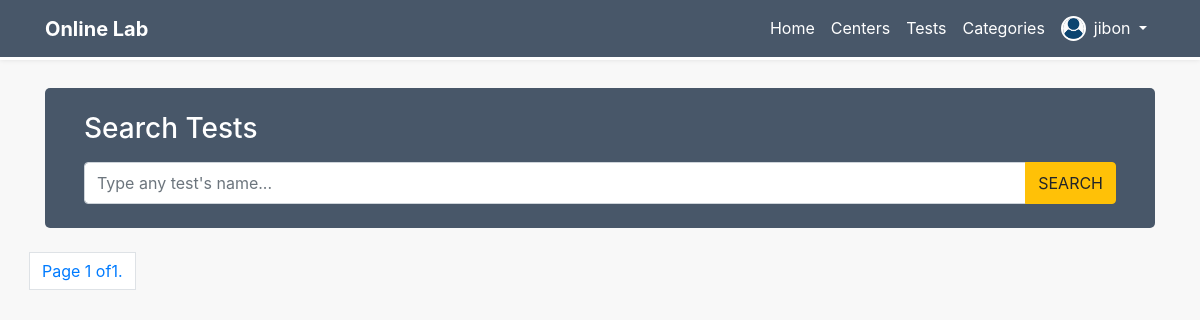
Before: /all-tests/ (signed in) with the older database file.
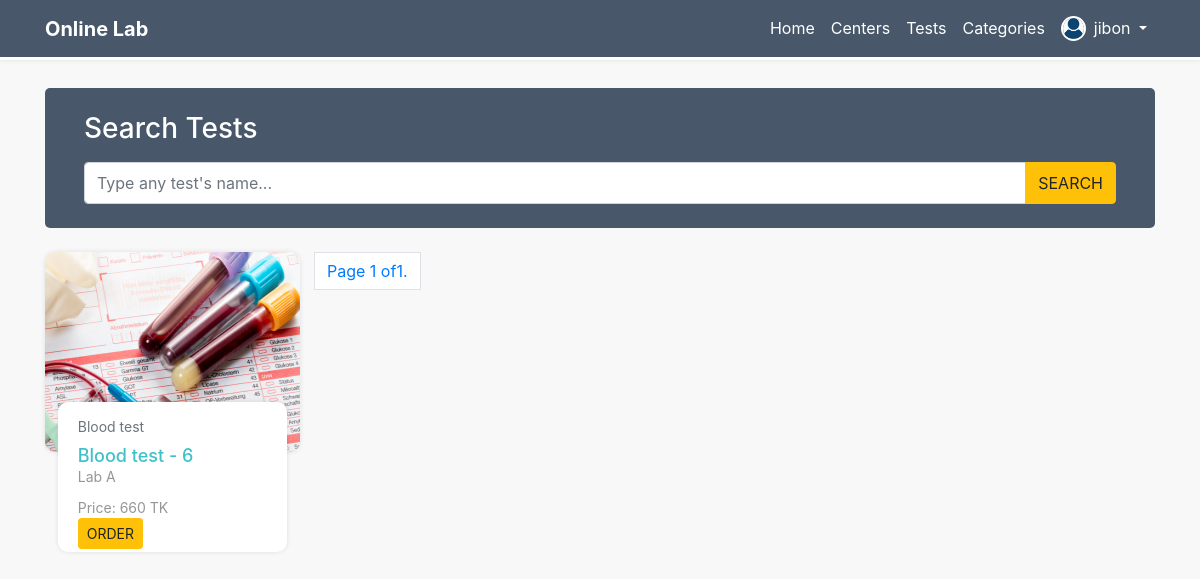
After: the same page with the newer database file.
### tests/models.py (models this page shows, shortened)
class Test(models.Model):
    ACTIVE_STATUS = (
        ('Available', 'AVAILABLE'),
        ('Closed', 'CLOSED'),
    )
    test_name = models.CharField(max_length=250, blank=True)
    image = models.FileField(upload_to='lab_test_pics')
    category = models.ForeignKey(TestCategory, on_delete=models.CASCADE, related_name='test_category')
    center = models.ForeignKey(DiagnosticCenter, on_delete=models.CASCADE, related_name='test_center')
    discount = models.PositiveIntegerField(null=True, blank=True)
    price = models.PositiveIntegerField(null=True, blank=True)
    active_status = models.CharField(max_length=20, choices=ACTIVE_STATUS, default='AVAILABLE')
    class Meta:
        ordering = ['-id']
        verbose_name_plural = 'Tests'

class TestCategory(models.Model):
    category_name = models.CharField(max_length=50)
    center = models.ForeignKey(DiagnosticCenter, on_delete=models.CASCADE, related_name='category_center',
                               null=True, blank=True)
    class Meta:
        verbose_name_plural = 'Test Categories'
        ordering = ['-id']
    def __str__(self):
        return self.category_name

### diagnostic_centers/models.py (models this page shows)
class DiagnosticCenter(models.Model):
    name = models.CharField(max_length=250, blank=False)
    image = models.ImageField(default='default_center.jpg', upload_to='diagnostic_center_pics')
    email = models.EmailField(blank=True)
    contact_no = models.CharField(max_length=20, blank=False)
    website = models.CharField(max_length=100, blank=True)
    address = models.CharField(max_length=150, blank=False)
    class Meta:
        verbose_name_plural = 'Diagnostic Centers'
    def __str__(self):
        return self.name

### tests/views.py (the view)
# urls.py: path('all-tests/', all_tests, name='all-tests'),
def all_tests(request, template_name='tests/all_tests.html'):
    all_test_list = Test.objects.all().order_by('-id')
    query = request.GET.get('q')
    if query:
        all_test_list = all_test_list.filter(Q(test_name__icontains=query)).distinct()
    paginator = Paginator(all_test_list, 12)
    page = request.GET.get('page')
    all_test_paginator_data = paginator.get_page(page)
    context = {
        'all_test_list': all_test_list,
        'all_test_paginator_data': all_test_paginator_data,
    }
    return render(request, template_name, context)

### templates/tests/all_tests.html (shortened to what this page needs)
{% extends 'base.html' %}
{% block content %}
    <div class="container inner-content">
        <div class="search-box mb-4" style="background: #485769;border-radius: 5px">
            <div class="container">
                <h3 class="text-white mb-">Search Tests</h3>
                <form class="search" action="" method="GET">
                    <div class="input-group input-group">
                        <input type="text" class="form-control" name='q' placeholder="Type any test's name..." aria-label="Recipient's username" aria-describedby="basic-addon2">
                        <div class="input-group-append">
                            <button type="submit" class="btn btn-warning searchButton">
                                SEARCH
                            </button>
                        </div>
                    </div>
                </form>
            </div>
        </div>
        <div class="row">
            {% for test in all_test_paginator_data %}
                <div class="col-xs-12 col-sm-6 col-md-4 col-lg-3">
                    <div class="card test-box">
                        <div class="card-title">
                            <img src="{{ test.image.url }}" class="card-img-top" alt="Oops image missing" width="100%">
                        </div>
                        <div class="card-body pb-0">
                            <p class="card-subtitle mb-2 text-muted">{{ test.category }}</p>
                            <h6 class="">
                                <a href="{% url 'tests:test-details' test.id %}">{{ test.test_name }}</a>
                            </h6>
                            <p class="card-text">{{ test.center }}</p>
                            <p class="card-text text-dange price">Price: <span id="price">{{ test.price }}</span> TK</p>
                            <a class="btn btn-warning btn-sm order-btn text-center" href="{% url 'tests:order' test.id %}" type="submit">ORDER
                            </a>
                        </div>
                    </div>
                </div>
            {% endfor %}
            <ul class="pagination">
                <li class="page-item">
                    <a class="page-link" href="#">Page {{ all_test_paginator_data.number }} of{{ all_test_paginator_data.paginator.num_pages }}.</a>
                </li>
            </ul>
        </div>
    </div>
{% endblock %}

Changed rows visible on the page:
added Test: image (picture), category "Blood test", test_name "Blood test - 6", center "Lab A", price "660"
